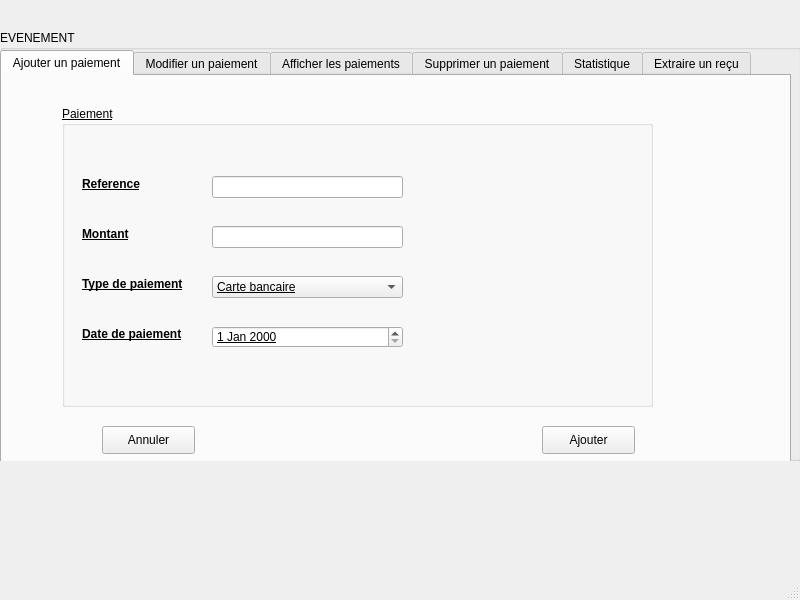
<?xml version="1.0" encoding="UTF-8"?>
<ui version="4.0">
 <class>MainWindow</class>
 <widget class="QMainWindow" name="MainWindow">
  <property name="geometry">
   <rect>
    <x>0</x>
    <y>0</y>
    <width>800</width>
    <height>600</height>
   </rect>
  </property>
  <property name="windowTitle">
   <string>MainWindow</string>
  </property>
  <widget class="QWidget" name="centralwidget">
   <widget class="QGroupBox" name="groupBox_2">
    <property name="geometry">
     <rect>
      <x>0</x>
      <y>30</y>
      <width>801</width>
      <height>431</height>
     </rect>
    </property>
    <property name="title">
     <string>EVENEMENT</string>
    </property>
    <widget class="QTabWidget" name="tabWidget">
     <property name="geometry">
      <rect>
       <x>0</x>
       <y>20</y>
       <width>791</width>
       <height>641</height>
      </rect>
     </property>
     <property name="currentIndex">
      <number>0</number>
     </property>
     <widget class="QWidget" name="tab">
      <attribute name="title">
       <string>Ajouter un paiement</string>
      </attribute>
      <widget class="QGroupBox" name="groupBox">
       <property name="geometry">
        <rect>
         <x>60</x>
         <y>30</y>
         <width>591</width>
         <height>301</height>
        </rect>
       </property>
       <property name="font">
        <font>
         <underline>true</underline>
        </font>
       </property>
       <property name="title">
        <string>Paiement</string>
       </property>
       <widget class="QLabel" name="label">
        <property name="geometry">
         <rect>
          <x>20</x>
          <y>120</y>
          <width>56</width>
          <height>16</height>
         </rect>
        </property>
        <property name="font">
         <font>
          <weight>75</weight>
          <bold>true</bold>
         </font>
        </property>
        <property name="text">
         <string>Montant</string>
        </property>
       </widget>
       <widget class="QLabel" name="label_2">
        <property name="geometry">
         <rect>
          <x>20</x>
          <y>70</y>
          <width>71</width>
          <height>16</height>
         </rect>
        </property>
        <property name="font">
         <font>
          <weight>75</weight>
          <bold>true</bold>
         </font>
        </property>
        <property name="text">
         <string>Reference</string>
        </property>
       </widget>
       <widget class="QLabel" name="label_3">
        <property name="geometry">
         <rect>
          <x>20</x>
          <y>170</y>
          <width>121</width>
          <height>16</height>
         </rect>
        </property>
        <property name="font">
         <font>
          <weight>75</weight>
          <bold>true</bold>
         </font>
        </property>
        <property name="text">
         <string>Type de paiement</string>
        </property>
       </widget>
       <widget class="QLabel" name="label_4">
        <property name="geometry">
         <rect>
          <x>20</x>
          <y>220</y>
          <width>121</width>
          <height>16</height>
         </rect>
        </property>
        <property name="font">
         <font>
          <weight>75</weight>
          <bold>true</bold>
         </font>
        </property>
        <property name="text">
         <string>Date de paiement</string>
        </property>
       </widget>
       <widget class="QComboBox" name="comboBox_t">
        <property name="geometry">
         <rect>
          <x>150</x>
          <y>170</y>
          <width>191</width>
          <height>22</height>
         </rect>
        </property>
        <item>
         <property name="text">
          <string>Carte bancaire</string>
         </property>
        </item>
        <item>
         <property name="text">
          <string>Cheque</string>
         </property>
        </item>
        <item>
         <property name="text">
          <string>Espece</string>
         </property>
        </item>
       </widget>
       <widget class="QDateEdit" name="dateEdit_d">
        <property name="geometry">
         <rect>
          <x>150</x>
          <y>220</y>
          <width>191</width>
          <height>22</height>
         </rect>
        </property>
       </widget>
       <widget class="QLineEdit" name="lineEdit_ref">
        <property name="geometry">
         <rect>
          <x>150</x>
          <y>70</y>
          <width>191</width>
          <height>22</height>
         </rect>
        </property>
       </widget>
       <widget class="QLineEdit" name="lineEdit_mont">
        <property name="geometry">
         <rect>
          <x>150</x>
          <y>120</y>
          <width>191</width>
          <height>22</height>
         </rect>
        </property>
       </widget>
      </widget>
      <widget class="QPushButton" name="pushButton">
       <property name="geometry">
        <rect>
         <x>540</x>
         <y>350</y>
         <width>93</width>
         <height>28</height>
        </rect>
       </property>
       <property name="text">
        <string>Ajouter</string>
       </property>
      </widget>
      <widget class="QPushButton" name="pushButton_2">
       <property name="geometry">
        <rect>
         <x>100</x>
         <y>350</y>
         <width>93</width>
         <height>28</height>
        </rect>
       </property>
       <property name="text">
        <string>Annuler</string>
       </property>
      </widget>
     </widget>
     <widget class="QWidget" name="tab_8">
      <attribute name="title">
       <string>Modifier un paiement</string>
      </attribute>
      <widget class="QGroupBox" name="groupBox_6">
       <property name="geometry">
        <rect>
         <x>70</x>
         <y>40</y>
         <width>591</width>
         <height>301</height>
        </rect>
       </property>
       <property name="font">
        <font>
         <underline>true</underline>
        </font>
       </property>
       <property name="title">
        <string>Paiement</string>
       </property>
       <widget class="QLabel" name="label_5">
        <property name="geometry">
         <rect>
          <x>20</x>
          <y>120</y>
          <width>56</width>
          <height>16</height>
         </rect>
        </property>
        <property name="font">
         <font>
          <weight>75</weight>
          <bold>true</bold>
         </font>
        </property>
        <property name="text">
         <string>Montant</string>
        </property>
       </widget>
       <widget class="QLabel" name="label_6">
        <property name="geometry">
         <rect>
          <x>20</x>
          <y>70</y>
          <width>71</width>
          <height>16</height>
         </rect>
        </property>
        <property name="font">
         <font>
          <weight>75</weight>
          <bold>true</bold>
         </font>
        </property>
        <property name="text">
         <string>Reference</string>
        </property>
       </widget>
       <widget class="QLabel" name="label_7">
        <property name="geometry">
         <rect>
          <x>20</x>
          <y>170</y>
          <width>121</width>
          <height>16</height>
         </rect>
        </property>
        <property name="font">
         <font>
          <weight>75</weight>
          <bold>true</bold>
         </font>
        </property>
        <property name="text">
         <string>Type de paiement</string>
        </property>
       </widget>
       <widget class="QLabel" name="label_8">
        <property name="geometry">
         <rect>
          <x>20</x>
          <y>220</y>
          <width>121</width>
          <height>20</height>
         </rect>
        </property>
        <property name="font">
         <font>
          <weight>75</weight>
          <bold>true</bold>
         </font>
        </property>
        <property name="text">
         <string>Date de paiement</string>
        </property>
       </widget>
       <widget class="QComboBox" name="comboBox_3">
        <property name="geometry">
         <rect>
          <x>150</x>
          <y>70</y>
          <width>191</width>
          <height>22</height>
         </rect>
        </property>
       </widget>
       <widget class="QComboBox" name="comboBox_4">
        <property name="geometry">
         <rect>
          <x>150</x>
          <y>170</y>
          <width>191</width>
          <height>22</height>
         </rect>
        </property>
        <item>
         <property name="text">
          <string>Carte bancaire</string>
         </property>
        </item>
        <item>
         <property name="text">
          <string>Cheque</string>
         </property>
        </item>
        <item>
         <property name="text">
          <string>Espece</string>
         </property>
        </item>
       </widget>
       <widget class="QDateEdit" name="dateEdit_3">
        <property name="geometry">
         <rect>
          <x>150</x>
          <y>220</y>
          <width>191</width>
          <height>22</height>
         </rect>
        </property>
       </widget>
       <widget class="QLineEdit" name="lineEdit">
        <property name="geometry">
         <rect>
          <x>150</x>
          <y>120</y>
          <width>191</width>
          <height>22</height>
         </rect>
        </property>
       </widget>
      </widget>
      <widget class="QPushButton" name="pushButton_5">
       <property name="geometry">
        <rect>
         <x>540</x>
         <y>350</y>
         <width>93</width>
         <height>28</height>
        </rect>
       </property>
       <property name="text">
        <string>Modifier</string>
       </property>
      </widget>
     </widget>
     <widget class="QWidget" name="tab_2">
      <attribute name="title">
       <string>Afficher les paiements</string>
      </attribute>
      <widget class="QTableView" name="tableView">
       <property name="geometry">
        <rect>
         <x>35</x>
         <y>21</y>
         <width>521</width>
         <height>251</height>
        </rect>
       </property>
      </widget>
      <widget class="QLabel" name="label_9">
       <property name="geometry">
        <rect>
         <x>40</x>
         <y>290</y>
         <width>201</width>
         <height>16</height>
        </rect>
       </property>
       <property name="font">
        <font>
         <weight>75</weight>
         <bold>true</bold>
        </font>
       </property>
       <property name="text">
        <string>Date de paiement à chercher</string>
       </property>
      </widget>
      <widget class="QLabel" name="label_10">
       <property name="geometry">
        <rect>
         <x>420</x>
         <y>290</y>
         <width>81</width>
         <height>16</height>
        </rect>
       </property>
       <property name="font">
        <font>
         <weight>75</weight>
         <bold>true</bold>
        </font>
       </property>
       <property name="text">
        <string>Trier selon</string>
       </property>
      </widget>
      <widget class="QComboBox" name="comboBox">
       <property name="geometry">
        <rect>
         <x>510</x>
         <y>290</y>
         <width>131</width>
         <height>22</height>
        </rect>
       </property>
       <item>
        <property name="text">
         <string>Type de paiement</string>
        </property>
       </item>
       <item>
        <property name="text">
         <string>Alphabet</string>
        </property>
       </item>
       <item>
        <property name="text">
         <string>Reference</string>
        </property>
       </item>
       <item>
        <property name="text">
         <string>Date</string>
        </property>
       </item>
      </widget>
      <widget class="QPushButton" name="pushButton_4">
       <property name="geometry">
        <rect>
         <x>300</x>
         <y>340</y>
         <width>151</width>
         <height>28</height>
        </rect>
       </property>
       <property name="text">
        <string>Exporter fichier excel</string>
       </property>
      </widget>
      <widget class="QDateEdit" name="dateEdit">
       <property name="geometry">
        <rect>
         <x>240</x>
         <y>290</y>
         <width>110</width>
         <height>22</height>
        </rect>
       </property>
      </widget>
     </widget>
     <widget class="QWidget" name="tab_4">
      <attribute name="title">
       <string>Supprimer un paiement</string>
      </attribute>
      <widget class="QGroupBox" name="groupBox_3">
       <property name="geometry">
        <rect>
         <x>70</x>
         <y>40</y>
         <width>591</width>
         <height>291</height>
        </rect>
       </property>
       <property name="font">
        <font>
         <underline>true</underline>
        </font>
       </property>
       <property name="title">
        <string>Paiement</string>
       </property>
       <widget class="QLabel" name="label_11">
        <property name="geometry">
         <rect>
          <x>90</x>
          <y>120</y>
          <width>201</width>
          <height>16</height>
         </rect>
        </property>
        <property name="text">
         <string/>
        </property>
       </widget>
       <widget class="QLabel" name="label_12">
        <property name="geometry">
         <rect>
          <x>60</x>
          <y>120</y>
          <width>241</width>
          <height>16</height>
         </rect>
        </property>
        <property name="font">
         <font>
          <weight>75</weight>
          <bold>true</bold>
         </font>
        </property>
        <property name="text">
         <string>Reference de paiement à supprimer</string>
        </property>
       </widget>
       <widget class="QComboBox" name="sup_ref">
        <property name="geometry">
         <rect>
          <x>340</x>
          <y>120</y>
          <width>191</width>
          <height>22</height>
         </rect>
        </property>
       </widget>
      </widget>
      <widget class="QPushButton" name="pushButton_3">
       <property name="geometry">
        <rect>
         <x>540</x>
         <y>350</y>
         <width>93</width>
         <height>28</height>
        </rect>
       </property>
       <property name="text">
        <string>Supprimer</string>
       </property>
      </widget>
     </widget>
     <widget class="QWidget" name="tab_5">
      <attribute name="title">
       <string>Statistique</string>
      </attribute>
      <widget class="QGroupBox" name="groupBox_5">
       <property name="geometry">
        <rect>
         <x>70</x>
         <y>40</y>
         <width>591</width>
         <height>271</height>
        </rect>
       </property>
       <property name="font">
        <font>
         <underline>true</underline>
        </font>
       </property>
       <property name="title">
        <string>Statistique des paiements</string>
       </property>
      </widget>
     </widget>
     <widget class="QWidget" name="tab_3">
      <attribute name="title">
       <string>Extraire un reçu</string>
      </attribute>
      <widget class="QGroupBox" name="groupBox_4">
       <property name="geometry">
        <rect>
         <x>70</x>
         <y>40</y>
         <width>591</width>
         <height>271</height>
        </rect>
       </property>
       <property name="font">
        <font>
         <underline>true</underline>
        </font>
       </property>
       <property name="title">
        <string>Paiement</string>
       </property>
       <widget class="QLabel" name="label_13">
        <property name="geometry">
         <rect>
          <x>40</x>
          <y>120</y>
          <width>161</width>
          <height>16</height>
         </rect>
        </property>
        <property name="font">
         <font>
          <weight>75</weight>
          <bold>true</bold>
         </font>
        </property>
        <property name="text">
         <string>Choisir le paiement</string>
        </property>
       </widget>
       <widget class="QComboBox" name="comboBox_6">
        <property name="geometry">
         <rect>
          <x>190</x>
          <y>120</y>
          <width>191</width>
          <height>22</height>
         </rect>
        </property>
       </widget>
       <widget class="QPushButton" name="pushButton_6">
        <property name="geometry">
         <rect>
          <x>410</x>
          <y>120</y>
          <width>121</width>
          <height>28</height>
         </rect>
        </property>
        <property name="text">
         <string>Exporter en PDF</string>
        </property>
       </widget>
      </widget>
      <widget class="QPushButton" name="pushButton_7">
       <property name="geometry">
        <rect>
         <x>550</x>
         <y>330</y>
         <width>93</width>
         <height>28</height>
        </rect>
       </property>
       <property name="text">
        <string>Imprimer</string>
       </property>
      </widget>
     </widget>
    </widget>
   </widget>
  </widget>
  <widget class="QMenuBar" name="menubar">
   <property name="geometry">
    <rect>
     <x>0</x>
     <y>0</y>
     <width>800</width>
     <height>26</height>
    </rect>
   </property>
  </widget>
  <widget class="QStatusBar" name="statusbar"/>
 </widget>
 <resources/>
 <connections/>
</ui>
